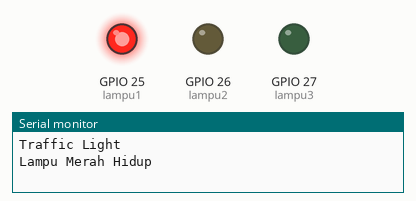
Bench run of a program on a simulated ESP32. Shown: output pins drawn as LEDs (lit = HIGH), the last lines printed to the serial monitor.

Above: at 1.0 s.
At 5.0 s:
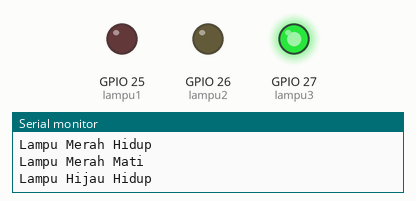
At 7.0 s:
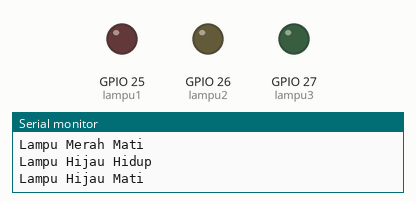
At 8.2 s:
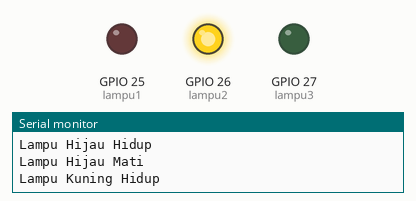
Timing chart, 0 to 11.7 s (numbered marks = the images above):
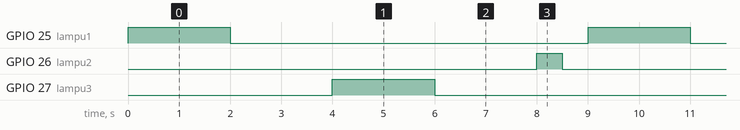

The program:

main.cpp
```cpp
#include <Arduino.h>  // Wajib untuk PlatformIO + ESP32

// Deklarasi pin LED
int lampu1 = 25;
int lampu3 = 27;
int lampu2 = 26;

void setup() {
    Serial.begin(115200);  // Inisialisasi komunikasi Serial
    Serial.println("Traffic Light");

    // Atur pin sebagai OUTPUT
    pinMode(lampu1, OUTPUT);
    pinMode(lampu3, OUTPUT);
    pinMode(lampu2, OUTPUT);
}

void loop() {
    // Lampu Merah
    digitalWrite(lampu1, HIGH);
    Serial.println("Lampu Merah Hidup");
    delay(2000); // Tunggu 2 detik

    digitalWrite(lampu1, LOW);
    Serial.println("Lampu Merah Mati");
    delay(2000); // Tunggu 2 detik

    // Lampu Hijau
    digitalWrite(lampu3, HIGH);
    Serial.println("Lampu Hijau Hidup");
    delay(2000); // Tunggu 2 detik

    digitalWrite(lampu3, LOW);
    Serial.println("Lampu Hijau Mati");
    delay(2000); // Tunggu 2 detik

    // Lampu Kuning
    digitalWrite(lampu2, HIGH);
    Serial.println("Lampu Kuning Hidup");
    delay(500); // Tunggu 0,5 detik

    digitalWrite(lampu2, LOW);
    Serial.println("Lampu Kuning Mati");
    delay(500); // Tunggu 0,5 detik
}
```

Measured:
- by itself, GPIO 25 (lampu1), GPIO 27 (lampu3): alternates HIGH for 2.0 s and LOW for 7.0 s
- by itself, GPIO 26 (lampu2): alternates HIGH for 0.50 s and LOW for 8.5 s
- by itself, everything shown: repeats every 9.0 s, in 6 steps
